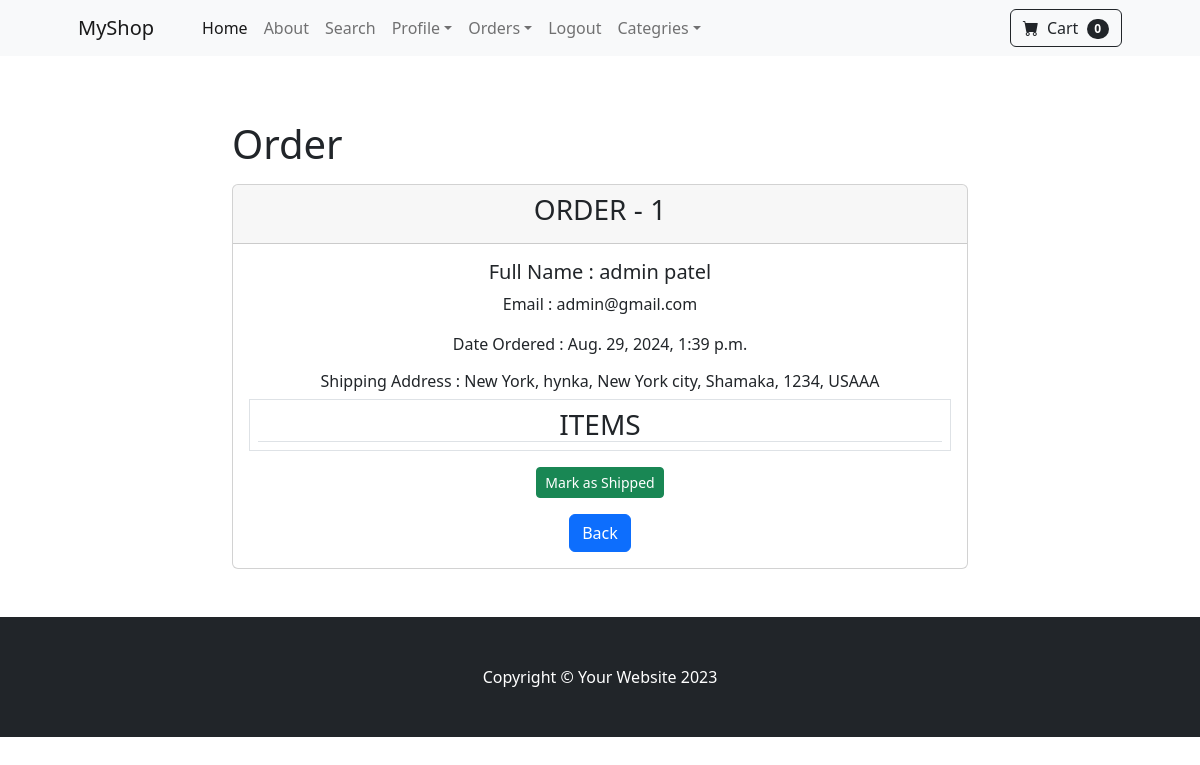
Page /payment/orders/1 (signed in) on the earlier database version.
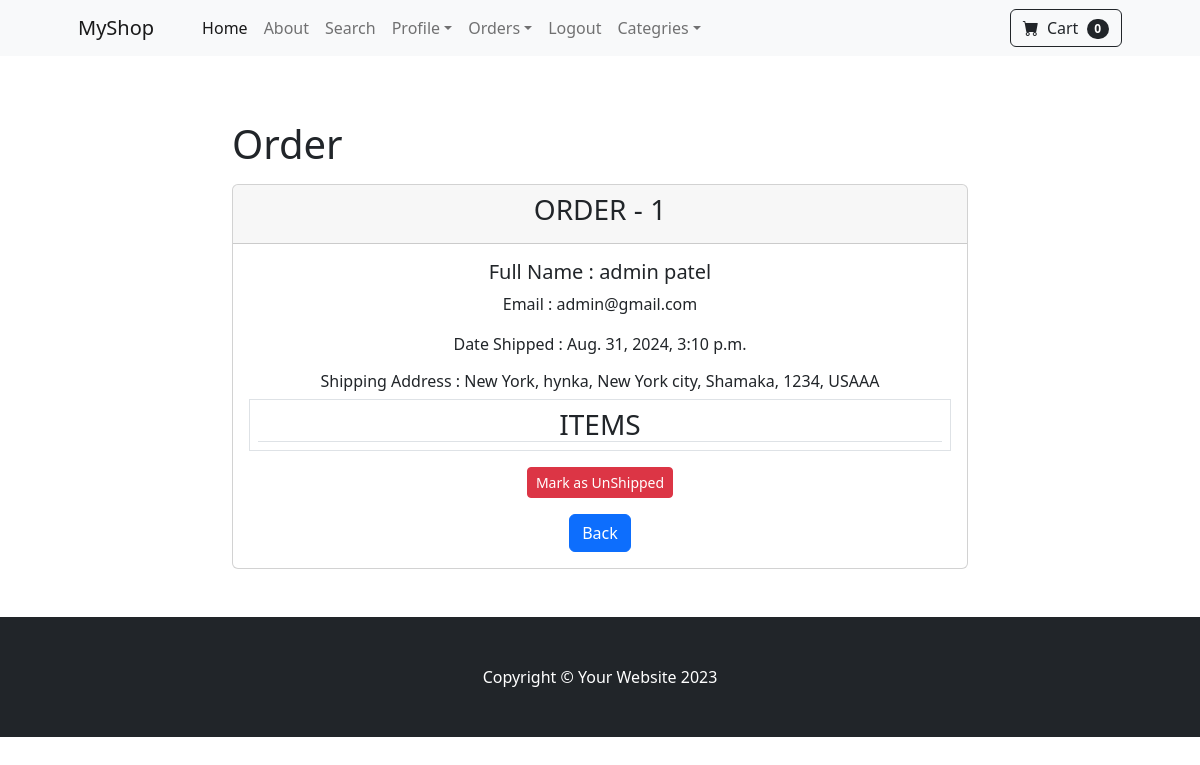
Same page on the later database version.
### payment/models.py (models this page shows)
class Order(models.Model):
    user = models.ForeignKey(User, on_delete=models.CASCADE,blank=True,null=True)
    full_name = models.CharField(max_length=250)
    email = models.EmailField(max_length=100)
    shipping_address = models.CharField(max_length=10000)
    paid_amount = models.DecimalField(max_digits=10, decimal_places=2)
    order_date = models.DateTimeField(auto_now_add=True)
    shipping_status = models.BooleanField(default=False)
    date_shipped = models.DateTimeField(blank=True, null=True)
    def __str__(self):
        return f"Order - {str(self.id)}"

### payment/views.py (the view, shortened to what this page needs)
# urls.py: path('orders/<int:pk>', views.orders, name='orders'),
def orders(request,pk):
    if request.user.is_authenticated and request.user.is_superuser:
        orders = Order.objects.get(id=pk)
        print(orders)
        order_items = OrderItem.objects.filter(order=pk)
        return render(request, 'payment/orders.html', {"items": order_items , "orders": orders})
    else:
        messages.success(request, ('Access Denied'))
        return redirect('home')

### cart/cart.py (called while the page is built)
    def __len__(self):
        return len(self.cart)

### cart/context_processors.py (called while the page is built)
def cart(request):
    return {'cart':Cart(request)}

### payment/templates/payment/orders.html (shortened to what this page needs)
{% extends 'base.html' %}
{% block content %}
<div class="container my-5 ">
    <div class="row justify-content-center">
        <div class="col-8">
            <h1 class="my-3">Order</h1>
                <div class="card text-center">
                    <div class="card-header">
                     <h3>ORDER - {{ orders.id }}</h3>
                    </div>
                    <div class="card-body">
                        <h5 class="card-title">Full Name : {{ orders.full_name }}</h5>
                        <p class="card-text">Email : {{ orders.email }} </p>
                        {% if orders.shipping_status %}
                            <p class="card-text">Date Shipped : {{ orders.date_shipped }} </p>
                        {% else %}
                            <p class="card-text">Date Ordered : {{ orders.order_date }} </p>
                        {% endif %}
                        <h6 class="card-text " >Shipping Address : {{ orders.shipping_address }} </h6>
                        <div class="border p-2 mt-2">
                            <h3 class="card-text border-bottom"> ITEMS </h3>
                        </div>
                        {% if orders.shipping_status %}
                        <form method="POST">
                            <button class="btn btn-sm btn-danger mt-3" type="submit" >Mark as UnShipped</button>
                        </form>
                        <a class="btn btn-primary mt-3" href="{% url 'shipping_dash' %}">Back</a>
                        {% else %}
                        <form method="POST">
                            <button class="btn btn-sm btn-success mt-3" type="submit" >Mark as Shipped</button>
                        </form>
                        <a class="btn btn-primary mt-3" href="{% url 'unshipping_dash' %}">Back</a>
                        {% endif %}
                    </div>
                </div>
        </div>
    </div>
</div>
{% endblock content %}

### shop/templates/base.html (shortened to what this page needs)
{% load static %}
<!DOCTYPE html>
<html lang="en">
<head>
    <link href="https://cdn.jsdelivr.net/npm/bootstrap-icons@1.5.0/font/bootstrap-icons.css" rel="stylesheet" />
    <link href="{% static 'css/styles.css' %}" rel="stylesheet" />
</head>
<body>
    {% include 'navbar.html' %}
    {% block content %}
    {% endblock content %}
    <footer class="py-5 bg-dark">
        <div class="container">
            <p class="m-0 text-center text-white">Copyright &copy; Your Website 2023</p>
        </div>
    </footer>
</body>
</html>

### shop/templates/navbar.html (shortened to what this page needs)
{% load static %}
<nav class="navbar navbar-expand-lg navbar-light bg-light">
    <div class="container px-4 px-lg-5">
        <a class="navbar-brand" href="{% url 'home' %}">MyShop</a>
        <div class="collapse navbar-collapse" id="navbarSupportedContent">
            <ul class="navbar-nav me-auto mb-2 mb-lg-0 ms-lg-4">
                <li class="nav-item"><a class="nav-link active" aria-current="page" href="{% url 'home' %}">Home</a></li>
                <li class="nav-item"><a class="nav-link" href="{% url 'about' %}">About</a></li>
                <li class="nav-item"><a class="nav-link" href="{% url 'search' %}">Search</a></li>
                {% if user.is_authenticated %}
                <li class="nav-item dropdown">
                    <a class="nav-link dropdown-toggle" id="navbarDropdown" href="#" role="button" data-bs-toggle="dropdown"
                        aria-expanded="false">Profile</a>
                </li>
                {% if user.is_superuser %}
                <li class="nav-item dropdown">
                    <a class="nav-link dropdown-toggle" id="navbarDropdown" href="#" role="button" data-bs-toggle="dropdown"
                        aria-expanded="false">Orders</a>
                </li>
                {% endif %}
                <li class="nav-item"><a class="nav-link" href="{% url 'logout' %}">Logout</a></li>
                {% else %}
                <li class="nav-item"><a class="nav-link" href="{% url 'login' %}">Login</a></li>
                <li class="nav-item"><a class="nav-link" href="{% url 'register' %}">Register</a></li>
                {% endif %}
                <li class="nav-item dropdown">
                    <a class="nav-link dropdown-toggle" id="navbarDropdown" href="#" role="button"
                        data-bs-toggle="dropdown" aria-expanded="false">Categries</a>
                </li>
            </ul>
            <form class="d-flex">
                <a class="btn btn-outline-dark" href="{% url 'cart_summary' %}">
                    <i class="bi-cart-fill me-1"></i>
                    Cart
                    <span id="card_quantity" class="badge bg-dark text-white ms-1 rounded-pill">{{ cart|length }}</span>
                </a>
            </form>
        </div>
    </div>
</nav>

Differences in the rows shown:
changed Order "admin patel": shipping_status False → True (drawn); date_shipped (not shown) → "Aug. 31, 2024, 3:10 p.m."; order_date "Aug. 29, 2024, 1:39 p.m." → (not shown)
Other differences:
text no longer shown: "Date Ordered : Mark as Shipped"
text now shown: "Date Shipped : Mark as UnShipped"
